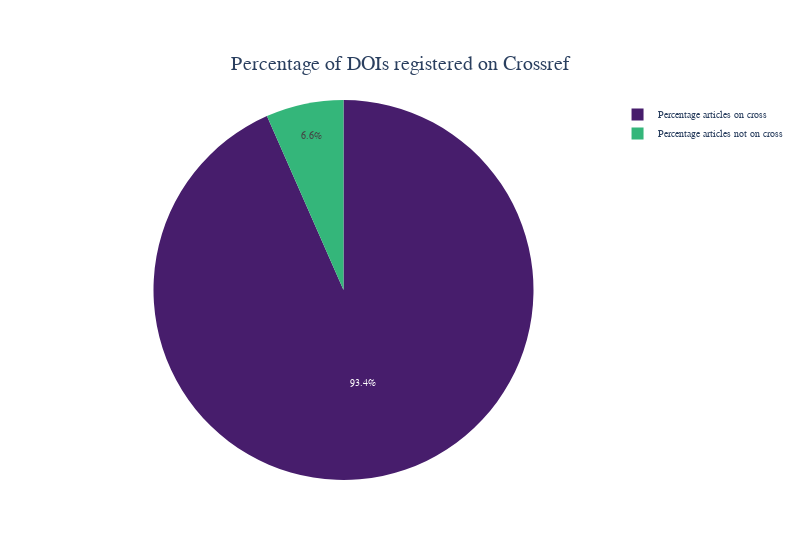

The notebook cell this image was saved under:
### Markdown cell above
# 1) Percentage of DOIs registered on Crossref

### Code cell
totdoi = len(frame)
oncross = frame['on-crossref'].sum()
new = pd.DataFrame()
noton = totdoi - oncross
new['val'] = [noton, oncross]
new['ref'] = ['Percentage articles not on cross', 'Percentage articles on cross']
fig = px.pie(new, values='val', names='ref', color='ref', color_discrete_map={
                                'Percentage articles not on cross':'#34B67A',
                                'Percentage articles on cross':'#471D6C'}, width=800,
title ="Percentage of DOIs registered on Crossref")

fig.update_layout(
    font_family="sans-serif",
    title_font_size=20,
    font_size=10,
    title = {'xanchor': 'center', 'y':0.9,'x':0.5},
)

fig.show()

### Figure 1 — Plotly figure (JSON) as saved in the notebook; plotly's stock layout.template omitted (floating-point values rounded to 4 significant figures)
{"data": [{"customdata": [["Percentage articles not on cross"], ["Percentage articles on cross"]], "domain": {"x": [0, 1], "y": [0, 1]}, "hovertemplate": "ref=%{customdata[0]}<br>val=%{value}<extra></extra>", "labels": ["Percentage articles not on cross", "Percentage articles on cross"], "legendgroup": "", "marker": {"colors": ["#34B67A", "#471D6C"]}, "name": "", "showlegend": true, "type": "pie", "values": [384820, 5444827]}], "layout": {"font": {"family": "sans-serif", "size": 10}, "legend": {"tracegroupgap": 0}, "title": {"font": {"size": 20}, "text": "Percentage of DOIs registered on Crossref", "x": 0.5, "xanchor": "center", "y": 0.9}, "width": 800}}
